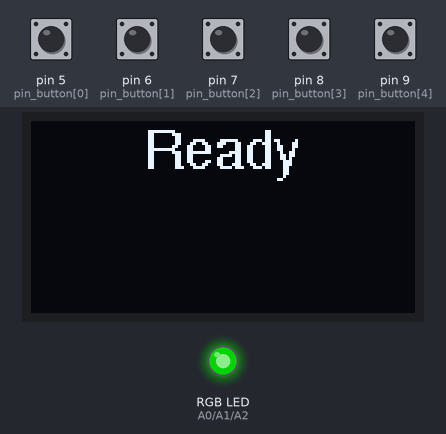
This sketch was run on a simulated Arduino Uno, built with avr-gcc and run on an emulated ATmega328P. Shown: 128×64 one-colour display, an RGB LED mixed from three pins (HIGH = lit). Dashed ring = blinking. Inputs (shaded band) come from the test bench; at power-on: pin 5 (pin_button[0]), pin 6 (pin_button[1]), pin 7 (pin_button[2]), pin 8 (pin_button[3]), pin 9 (pin_button[4]) HIGH. Dim RGB values are drawn brighter than linear; what the sketch prints to the serial monitor is not drawn.

Above: at 1.2 s.
1.3 s: pin 5 (pin_button[0]) pulled LOW for 0.15 s
At 2.6 s:
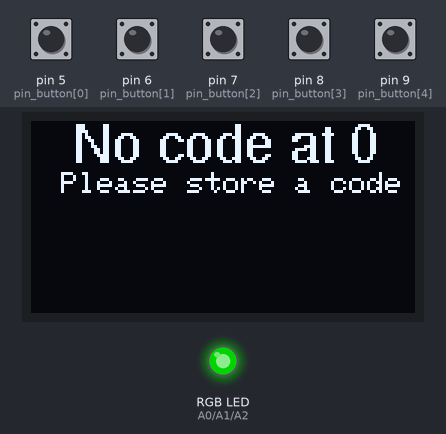
2.9 s: pin 9 (pin_button[4]) pulled LOW for 1 s
At 4.5 s:
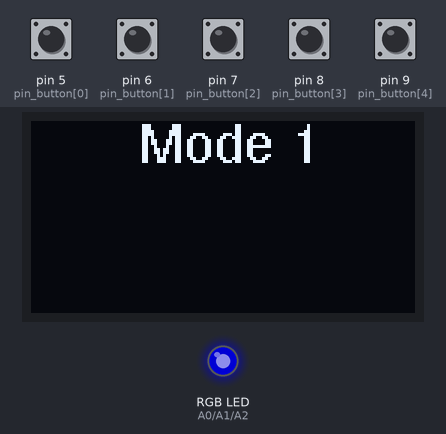
5.4 s: pin 6 (pin_button[1]) pulled LOW for 0.15 s
At 6.3 s:
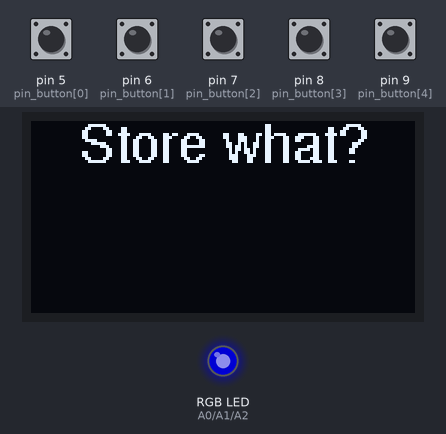
7.1 s: pin 7 (pin_button[2]) pulled LOW for 1 s
At 7.6 s:
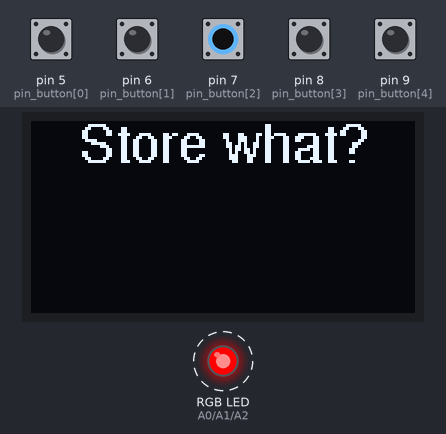
9.6 s: pin 9 (pin_button[4]) pulled LOW for 0.15 s
At 10.8 s:
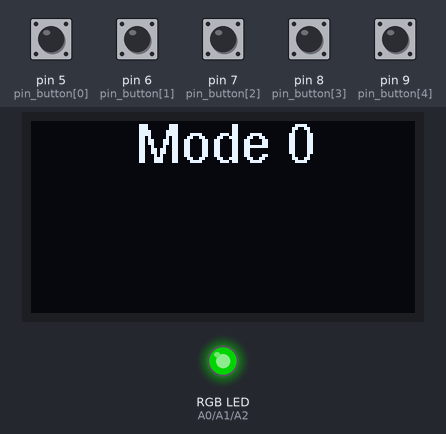
11.2 s: pin 8 (pin_button[3]) pulled LOW for 1 s
At 13.3 s:
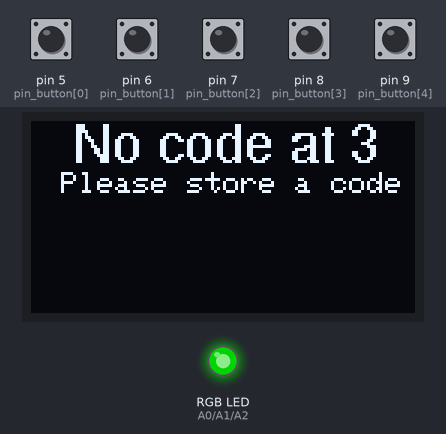
Timing chart, 0 to 14.7 s (numbered marks = the images above; inputs shaded):
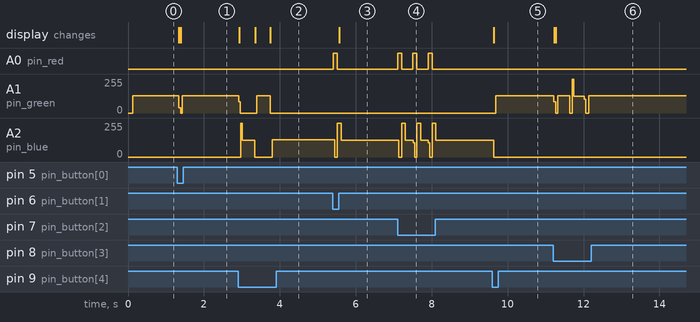

Measured:
- after the input at 1.3 s, A1 (pin_green): 128/255 → 40/255 at once, → 0/255 0.06 s later, → 128/255 0.05 s later; the display: first changes at once (image 1 shows a later state)
- after the input at 2.9 s, A1 (pin_green): 128/255 → 0/255 at once, → 128/255 0.48 s later, → 0/255 0.36 s later; A2 (pin_blue): 0/255 → 126/255 after 0.07 s, → 0/255 0.37 s later, → 128/255 0.47 s later; the display: changes at once (image 2)
- after the input at 5.4 s, A0 (pin_red): LOW → HIGH at once, → LOW 0.10 s later; A2 (pin_blue): 128/255 → 0/255 at once, → 255/255 0.07 s later, → 126/255 0.10 s later; the display: changes after 0.17 s (image 3)
- after the input at 7.1 s, A0 (pin_red): alternates HIGH for 0.10 s and LOW for 0.30 s, 6 changes in all, then stays LOW, starting at once; A2 (pin_blue): 126/255 → 0/255 at once, then repeats every 0.40 s: 255/255 0.10 s, 126/255 0.20 s, 108/255 0.04 s, 0/255 0.06 s, until it stays 126/255 from 8.1 s
- after the input at 9.6 s, A1 (pin_green): 0/255 → 128/255 after 0.09 s; A2 (pin_blue): 126/255 → 0/255 at once; the display: changes at once (image 5)
- after the input at 11.2 s, the display: first changes at once (image 6 shows a later state)

The sketch:

5switch-IRcommander.ino
```cpp
#include <IRremote.h>
#include <SPI.h>
#include <Wire.h>
#include <Adafruit_GFX.h>
#include <Adafruit_SSD1306.h>
#include <Fonts/FreeSans9pt7b.h>
#define OLED_RESET 4
Adafruit_SSD1306 display(OLED_RESET);

#define pin_IR_recieve 10
#define pin_IR_send 3
IRrecv irrecv(pin_IR_recieve);
decode_results results;
IRsend irsend;


int pin_button[6] = {5, 6, 7, 8, 9};
int pin_red = A0;
int pin_green = A1;
int pin_blue = A2;

int sender = 0;
int learn = 1;
int holding = 2;
int controllermode;

unsigned long IRcode[5] = {0, 0, 0, 0};
int IRtype[5] = {-1, -1, -1, -1};

int debounce = 400;
unsigned long debouncebegin = 0;

void setup() {
  // put your setup code here, to run once:

  int16_t  x1, y1;
  uint16_t w, h;

  display.begin(SSD1306_SWITCHCAPVCC, 0x3C);
  display.clearDisplay();
  display.setFont(&FreeSans9pt7b);
  display.setTextSize(0);
  display.setTextColor(WHITE);
  display.getTextBounds("Ready", 0, 32, &x1, &y1, &w, &h);
  int cxleft = int((128-w)/2);
  int cyleft = int(32-h);
  display.setCursor(cxleft,cyleft);
  display.println ("Ready");
  display.display();

  for (int i=0; i<5; i++){
    pinMode(pin_button[i], INPUT_PULLUP);
  }

  pinMode(A0, OUTPUT);
  pinMode(A1, OUTPUT);
  pinMode(A2, OUTPUT);

  irrecv.enableIRIn();
  Serial.begin(9600);
  controllermode = sender;

  Serial.println("Starting with no codes stored");
  Serial.println("Mode 0 = Sender         Mode 1 = Learning");
  Serial.println();

}

int bitCount(unsigned int n) {
  int counter = 0;
  while(n) {
      counter += n % 2;
      n >>= 1;
  }
  return counter;
}


void sendCode(int button){

  switch (IRtype[button]){

  case 1:
    irsend.sendNEC(IRcode[button], bitCount(IRcode[button]));
    Serial.print("Hardware send: ");
    Serial.println(IRcode[button]);

  case 2:
    irsend.sendSony(IRcode[button], bitCount(IRcode[button]));
    Serial.print("Hardware send: ");
    Serial.println(IRcode[button]);

  case 3:
    irsend.sendRC5(IRcode[button], bitCount(IRcode[button]));
    Serial.print("Hardware send: ");
    Serial.println(IRcode[button]);

  case 4:
    irsend.sendRC6(IRcode[button], bitCount(IRcode[button]));
    Serial.print("Hardware send: ");
    Serial.println(IRcode[button]);

  case 11:
    irsend.sendSAMSUNG(IRcode[button], bitCount(IRcode[button]));
    Serial.print("Hardware send: ");
    Serial.println(IRcode[button]);

  case 5:
    irsend.sendDISH(IRcode[button], bitCount(IRcode[button]));
    Serial.print("Hardware send: ");
    Serial.println(IRcode[button]);

  }
}

void show(String message){
  int16_t  x1, y1;
  uint16_t w, h;
  display.setFont(&FreeSans9pt7b);
  display.setTextSize(1);
  display.getTextBounds(message.c_str(), 0, 0, &x1, &y1, &w, &h);
  int cxleft = int((128-w)/2);
  int cyleft = h;
  display.setCursor(cxleft,cyleft);
  display.clearDisplay();
  display.println(message);
  display.display();
  display.setFont();
}

void showSmall(String message){
  int l = message.length();
  int xleft = (20 - xleft)/2;
  display.setCursor(xleft,17);
  //display.clearDisplay();
  display.println(message);
  display.display();
  display.setFont();
}

void loop() {

  if (millis() > debouncebegin + debounce){
    for (int button=0; button < 5; button++){

      int button_status = digitalRead(pin_button[button]);
      if (button_status == 0){
        debouncebegin = millis();
        String message;

        switch (button){

          case 4:
            controllermode = !controllermode;
            message = "Mode " + String(controllermode);
            show(message);
            break;

          default:
            if (controllermode == sender){
              if (IRcode[button] != 0){
                 Serial.print(F("sending code "));
                 Serial.print(IRcode[button], HEX);
                 Serial.print(F(", type "));
                 Serial.print(IRtype[button]);
                message = "Sending " + String(button);
                show(message);
                sendCode(button);
              }else{
                 Serial.print(F("No code stored at "));
                 Serial.print(button+1);
                message = "No code at " + String(button);
                show(message);
                message = F("Please store a code");
                showSmall(message);
              }

            }else

            if (controllermode == holding){
              IRcode[button] = results.value;
              IRtype[button] = results.decode_type;
              controllermode = 0;
              message = "Saved to " + String(button);
              show(message);
              Serial.print(", returning to sender mode");
            }else
            {
              Serial.print("No code held for storing");
              digitalWrite(pin_blue, LOW);
              digitalWrite(pin_red, HIGH);
              delay(100);
              digitalWrite(pin_red, LOW);
              digitalWrite(pin_blue, HIGH);
              message = "Store what?";
              show(message);
            }

        }
        Serial.println();

      }

    }
  }

  switch (controllermode){
    case 0:
      digitalWrite(pin_green, HIGH);
      digitalWrite(pin_blue, LOW);
      digitalWrite(pin_red, LOW);
      delay(5);
      digitalWrite(pin_green, LOW);
      delay(5);
      break;

    case 1:
      digitalWrite(pin_blue, HIGH);
      digitalWrite(pin_red, LOW);
      digitalWrite(pin_green, LOW);
      delay(5);
      digitalWrite(pin_blue, LOW);
      delay(5);
      break;

    case 2:
      digitalWrite(pin_red, HIGH);
      digitalWrite(pin_blue, HIGH);
      digitalWrite(pin_green, LOW);
      delay(5);
      digitalWrite(pin_red, LOW);
      digitalWrite(pin_blue, LOW);
      delay(5);

  }

  if (controllermode == learn){
    if (irrecv.decode(&results)){
      if (results.value != 0xFFFFFFFF){
        show("Received code");
        String code = String(results.value) + " of type " + String(results.decode_type);
        showSmall(code);
        Serial.print(results.value, HEX);
        Serial.print(" type ");
        Serial.println(results.decode_type);
        int itype = results.decode_type;
        if ((itype > 0 && itype < 6) || itype == 11){
          controllermode = holding;
          Serial.print("Currently holding code ");
          Serial.print(results.value, HEX);
          Serial.print(" of type ");
          Serial.println(results.decode_type);
        }
      }
      irrecv.resume();
    }
  }

}
```
